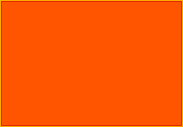
<?xml version="1.0" encoding="UTF-8"?>
<ui version="4.0">
 <class>SlugsPadCameraControl</class>
 <widget class="QWidget" name="SlugsPadCameraControl">
  <property name="geometry">
   <rect>
    <x>0</x>
    <y>0</y>
    <width>183</width>
    <height>127</height>
   </rect>
  </property>
  <property name="windowTitle">
   <string>Form</string>
  </property>
  <property name="styleSheet">
   <string notr="true">background-color: rgb(255, 170, 0);</string>
  </property>
  <layout class="QGridLayout" name="gridLayout">
   <property name="margin">
    <number>1</number>
   </property>
   <property name="spacing">
    <number>1</number>
   </property>
   <item row="0" column="0">
    <widget class="QFrame" name="frame">
     <property name="minimumSize">
      <size>
       <width>181</width>
       <height>125</height>
      </size>
     </property>
     <property name="mouseTracking">
      <bool>true</bool>
     </property>
     <property name="styleSheet">
      <string notr="true">background-color: rgba(255, 0, 0,50%);</string>
     </property>
     <property name="frameShape">
      <enum>QFrame::StyledPanel</enum>
     </property>
     <property name="frameShadow">
      <enum>QFrame::Raised</enum>
     </property>
    </widget>
   </item>
  </layout>
 </widget>
 <resources/>
 <connections/>
</ui>
